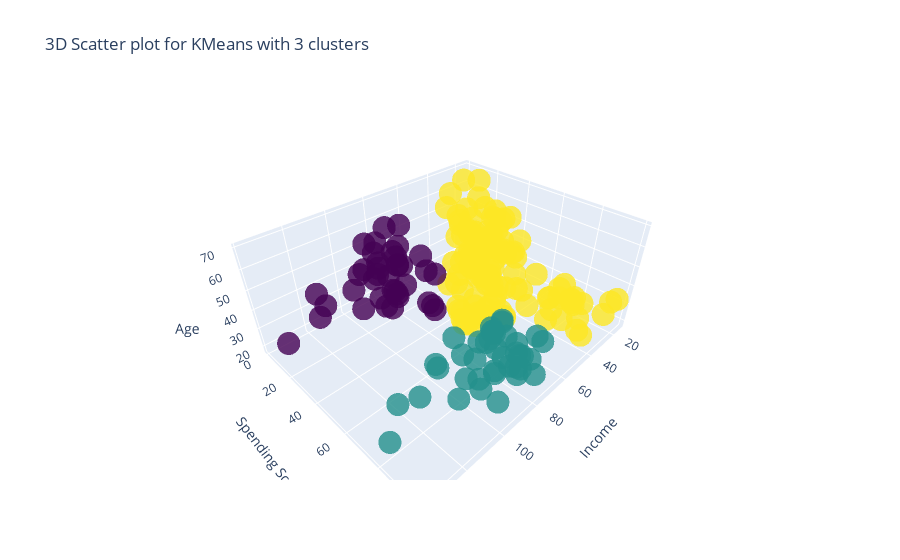
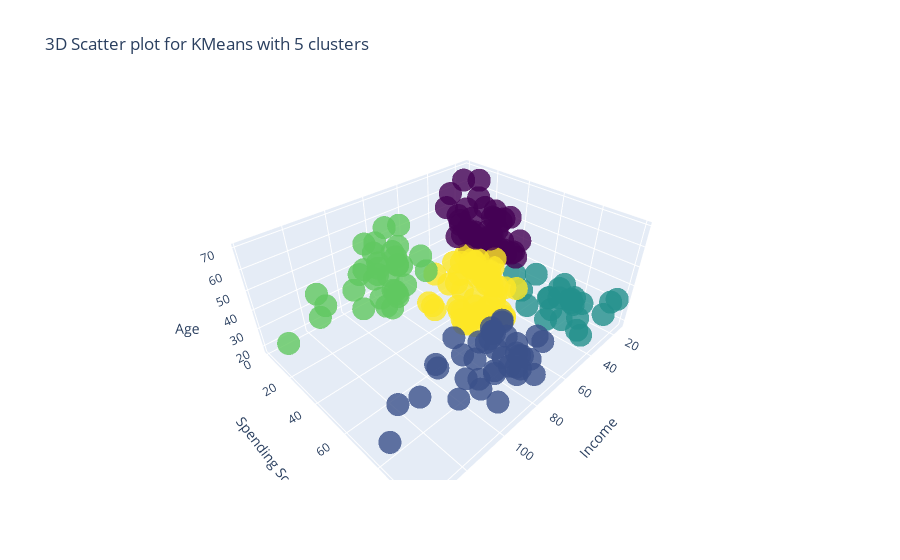

Notebook code cell kept with these figures, in order:
### Markdown cell above
**Завдання 11** 

Зробити візуалізацію кластеризації методу К-середніх на вибраних Вами двох різних кількостях кластерів використовуючи [scatter_3d](https://plotly.com/python/3d-scatter-plots/).

### Code cell
n_clusters = [3, 5]

X = customer_set[['Income', 'SpendingScore', 'Age']]

for n in n_clusters:
    kmeans = KMeans(n_clusters=n, random_state=0).fit(X)
    labels = kmeans.labels_

    # Create a 3D scatter plot
    fig = go.Figure(data=[go.Scatter3d(
        x=X['Income'],
        y=X['SpendingScore'],
        z=X['Age'],
        mode='markers',
        marker=dict(
            color=labels,
            colorscale='Viridis',
            opacity=0.8
        )
    )])

    fig.update_layout(title=f'3D Scatter plot for KMeans with {n} clusters',
                      scene=dict(xaxis_title='Income',
                                 yaxis_title='Spending Score',
                                 zaxis_title='Age'))

    # Show the plot
    fig.show()

### Figure 1 — Plotly figure (JSON) as saved in the notebook; plotly's stock layout.template omitted (floating-point values rounded to 4 significant figures; data arrays with more than 128 entries replaced by an {"elided": "..."} marker saying what was removed)
{"data": [{"marker": {"color": {"elided": "200 int values"}, "colorscale": [[0.0, "#440154"], [0.1111, "#482878"], [0.2222, "#3e4989"], [0.3333, "#31688e"], [0.4444, "#26828e"], [0.5556, "#1f9e89"], [0.6667, "#35b779"], [0.7778, "#6ece58"], [0.8889, "#b5de2b"], [1.0, "#fde725"]], "opacity": 0.8}, "mode": "markers", "x": {"elided": "200 int values"}, "y": {"elided": "200 int values"}, "z": {"elided": "200 int values"}, "type": "scatter3d"}], "layout": {"title": {"text": "3D Scatter plot for KMeans with 3 clusters"}, "scene": {"xaxis": {"title": {"text": "Income"}}, "yaxis": {"title": {"text": "Spending Score"}}, "zaxis": {"title": {"text": "Age"}}}}}

### Figure 2 — Plotly figure (JSON) as saved in the notebook; plotly's stock layout.template omitted (floating-point values rounded to 4 significant figures; data arrays with more than 128 entries replaced by an {"elided": "..."} marker saying what was removed)
{"data": [{"marker": {"color": {"elided": "200 int values"}, "colorscale": [[0.0, "#440154"], [0.1111, "#482878"], [0.2222, "#3e4989"], [0.3333, "#31688e"], [0.4444, "#26828e"], [0.5556, "#1f9e89"], [0.6667, "#35b779"], [0.7778, "#6ece58"], [0.8889, "#b5de2b"], [1.0, "#fde725"]], "opacity": 0.8}, "mode": "markers", "x": {"elided": "200 int values"}, "y": {"elided": "200 int values"}, "z": {"elided": "200 int values"}, "type": "scatter3d"}], "layout": {"title": {"text": "3D Scatter plot for KMeans with 5 clusters"}, "scene": {"xaxis": {"title": {"text": "Income"}}, "yaxis": {"title": {"text": "Spending Score"}}, "zaxis": {"title": {"text": "Age"}}}}}
